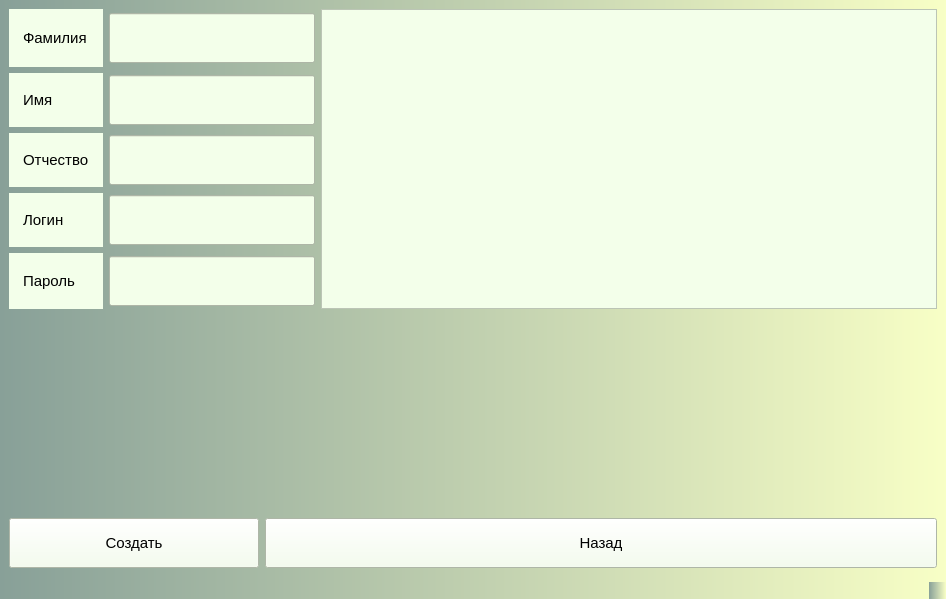
<?xml version="1.0" encoding="UTF-8"?>
<ui version="4.0">
 <class>CreateUser</class>
 <widget class="QMainWindow" name="CreateUser">
  <property name="geometry">
   <rect>
    <x>0</x>
    <y>0</y>
    <width>946</width>
    <height>599</height>
   </rect>
  </property>
  <property name="windowTitle">
   <string>MainWindow</string>
  </property>
  <property name="styleSheet">
   <string notr="true">background:qlineargradient(spread:repeat, x1:0, y1:0, x2:1, y2:0, stop:0 rgba(83, 160, 81, 255), stop:1 rgba(255, 120, 161, 255))qlineargradient(spread:repeat, x1:0, y1:0, x2:1, y2:0, stop:0 rgba(136, 160, 152, 255), stop:1 rgba(248, 255, 198, 255))</string>
  </property>
  <widget class="QWidget" name="centralwidget">
   <layout class="QGridLayout" name="gridLayout">
    <item row="3" column="0">
     <widget class="QLabel" name="label_5">
      <property name="minimumSize">
       <size>
        <width>0</width>
        <height>50</height>
       </size>
      </property>
      <property name="styleSheet">
       <string notr="true">background:rgb(243, 255, 234);
padding: 10;
font-size: 15px;</string>
      </property>
      <property name="text">
       <string>Логин</string>
      </property>
     </widget>
    </item>
    <item row="4" column="1" colspan="3">
     <widget class="QLineEdit" name="lineEditPassword">
      <property name="minimumSize">
       <size>
        <width>0</width>
        <height>50</height>
       </size>
      </property>
      <property name="styleSheet">
       <string notr="true">background:rgb(243, 255, 234);
padding: 10;
font-size: 15px;</string>
      </property>
     </widget>
    </item>
    <item row="6" column="3" colspan="2">
     <widget class="QPushButton" name="pushButtotBack">
      <property name="minimumSize">
       <size>
        <width>0</width>
        <height>50</height>
       </size>
      </property>
      <property name="styleSheet">
       <string notr="true">background:rgb(243, 255, 234);
padding: 10;
font-size: 15px;</string>
      </property>
      <property name="text">
       <string>Назад</string>
      </property>
     </widget>
    </item>
    <item row="6" column="0" colspan="3">
     <widget class="QPushButton" name="pushButtonCreate">
      <property name="minimumSize">
       <size>
        <width>250</width>
        <height>50</height>
       </size>
      </property>
      <property name="styleSheet">
       <string notr="true">background:rgb(243, 255, 234);
padding: 10;
font-size: 15px;</string>
      </property>
      <property name="text">
       <string>Создать</string>
      </property>
     </widget>
    </item>
    <item row="4" column="0">
     <widget class="QLabel" name="label_6">
      <property name="minimumSize">
       <size>
        <width>0</width>
        <height>50</height>
       </size>
      </property>
      <property name="styleSheet">
       <string notr="true">background:rgb(243, 255, 234);
padding: 10;
font-size: 15px;</string>
      </property>
      <property name="text">
       <string>Пароль</string>
      </property>
     </widget>
    </item>
    <item row="3" column="1" colspan="3">
     <widget class="QLineEdit" name="lineEditLogin">
      <property name="minimumSize">
       <size>
        <width>0</width>
        <height>50</height>
       </size>
      </property>
      <property name="styleSheet">
       <string notr="true">background:rgb(243, 255, 234);
padding: 10;
font-size: 15px;</string>
      </property>
     </widget>
    </item>
    <item row="0" column="4" rowspan="5">
     <widget class="QScrollArea" name="scrollAreaAllGrade">
      <property name="minimumSize">
       <size>
        <width>0</width>
        <height>300</height>
       </size>
      </property>
      <property name="styleSheet">
       <string notr="true">background:rgb(243, 255, 234);
font-size:16pt</string>
      </property>
      <property name="widgetResizable">
       <bool>true</bool>
      </property>
      <widget class="QWidget" name="scrollAreaWidgetContents_3">
       <property name="geometry">
        <rect>
         <x>0</x>
         <y>0</y>
         <width>614</width>
         <height>298</height>
        </rect>
       </property>
      </widget>
     </widget>
    </item>
    <item row="1" column="0">
     <widget class="QLabel" name="label_3">
      <property name="minimumSize">
       <size>
        <width>0</width>
        <height>50</height>
       </size>
      </property>
      <property name="styleSheet">
       <string notr="true">background:rgb(243, 255, 234);
padding: 10;
font-size: 15px;</string>
      </property>
      <property name="text">
       <string>Имя</string>
      </property>
     </widget>
    </item>
    <item row="2" column="0">
     <widget class="QLabel" name="label_4">
      <property name="minimumSize">
       <size>
        <width>0</width>
        <height>50</height>
       </size>
      </property>
      <property name="styleSheet">
       <string notr="true">background:rgb(243, 255, 234);
padding: 10;
font-size: 15px;</string>
      </property>
      <property name="text">
       <string>Отчество</string>
      </property>
     </widget>
    </item>
    <item row="2" column="1" colspan="3">
     <widget class="QLineEdit" name="lineEditOtch">
      <property name="minimumSize">
       <size>
        <width>0</width>
        <height>50</height>
       </size>
      </property>
      <property name="styleSheet">
       <string notr="true">background:rgb(243, 255, 234);
padding: 10;
font-size: 15px;</string>
      </property>
     </widget>
    </item>
    <item row="0" column="0">
     <widget class="QLabel" name="label">
      <property name="minimumSize">
       <size>
        <width>0</width>
        <height>50</height>
       </size>
      </property>
      <property name="styleSheet">
       <string notr="true">background:rgb(243, 255, 234);
padding: 10;
font-size: 15px;</string>
      </property>
      <property name="text">
       <string>Фамилия</string>
      </property>
     </widget>
    </item>
    <item row="0" column="1" colspan="3">
     <widget class="QLineEdit" name="lineEditFamil">
      <property name="minimumSize">
       <size>
        <width>0</width>
        <height>50</height>
       </size>
      </property>
      <property name="styleSheet">
       <string notr="true">background:rgb(243, 255, 234);
padding: 10;
font-size: 15px;</string>
      </property>
     </widget>
    </item>
    <item row="1" column="1" colspan="3">
     <widget class="QLineEdit" name="lineEditName">
      <property name="minimumSize">
       <size>
        <width>0</width>
        <height>50</height>
       </size>
      </property>
      <property name="styleSheet">
       <string notr="true">background:rgb(243, 255, 234);
padding: 10;
font-size: 15px;</string>
      </property>
     </widget>
    </item>
    <item row="5" column="3">
     <spacer name="verticalSpacer">
      <property name="orientation">
       <enum>Qt::Vertical</enum>
      </property>
      <property name="sizeHint" stdset="0">
       <size>
        <width>20</width>
        <height>40</height>
       </size>
      </property>
     </spacer>
    </item>
   </layout>
  </widget>
  <widget class="QMenuBar" name="menubar">
   <property name="geometry">
    <rect>
     <x>0</x>
     <y>0</y>
     <width>946</width>
     <height>21</height>
    </rect>
   </property>
  </widget>
  <widget class="QStatusBar" name="statusbar"/>
 </widget>
 <resources/>
 <connections/>
</ui>
